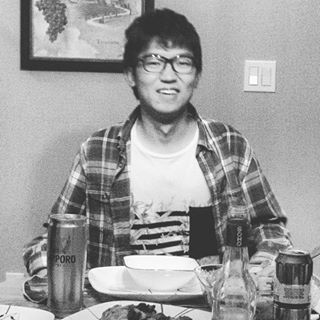
#> input picture csc420/img/dp2.jpg, 320 x 320 px, found by its file name
$ jupyter execute --allow-errors Assignment1.ipynb   (shell and % lines are left out)
#> lines starting #> are read from the running program, lines starting #| are printed output that depends on the picture; long printed decimals are rounded
<a href="https://colab.research.google.com/github/Waye/CSC420-CourseWork-fall2019/blob/master/Assignment1.ipynb" target="_parent"></a>

[cell 1]
# Load the Drive helper and mount
from google.colab import drive

# This will prompt for authorization.
drive.mount('/content/drive')

Q1.

(a). Ignore the boundry effects, since n $\geq$ m, if n  are large enough, the size of boundry area does not really effect on running time. Regardless, $I$ has $O(n^2)$ patches.\
 For each patch, there will be $m^2$ multiplication and $m^2-1$ summation. So runtime is $n^2 \times (m^2 + m^2-1) = O(n^2m^2)$ \

(b).Same rule applies here from (a), there are $n^2$ patches. And we know if $h$
is separable then function $I*h=I*(g*J)$ where $I$ has size $ n \times n$, $h$ has size $m\times m$, $g$ has size $m \times 1$, $J$ has size $1 \times m$. And by associate rule of matrix,
$I*(g*J)=(I*g)*J$, since there are $n^2$ patches in $I$, $I*g$ takes $O(n^2m)$.
And still there are $n^2$ in $I*g$, so $(I*g)*J$ also takes $O(n^2m)$. Totally, runtime is $2 \times n^2m=O(n^2m)$

Q2.

1.  **Apply Gaussian filter to smooth the image in order to remove the noise:** Since all edge detection results are easily affected by image noise, it is essential to filter out the noise to prevent false detection caused by noise. To smooth the image, a Gaussian filter is applied to convolve with the image. This step will slightly smooth the image to reduce the effects of obvious noise on the edge detector.
2. **Find the intensity gradients of the image:** An edge in an image may point in a variety of directions, so the Canny algorithm uses four filters to detect horizontal, vertical and diagonal edges in the blurred image.  Edges are areas of rapid intensity change, and thus they appear as extrema in these derivatives. The edge detection operator (such as Roberts, Prewitt, or Sobel) returns a value for the first derivative in the horizontal direction ($I_{x}$) and the vertical direction ($I_{y}$). From this the edge gradient and direction can be determined:\
Gradient $\nabla I= \sqrt{I_{x}^2+I_{y}^2}$\
Orientation $\theta = arctan(\frac{I_{x}}{I_{y}})$\

3. **Reduce the width of the edge:**At this point, the detected edges are probably fairly thick (i.e. many pixels wide). In order to produce clearly defined (one-pixel thick) edges, the algorithm must
reduce the width of the detected edges. To accomplish this, non-maxima suppression is used - essentially, only the most intense edge pixels in a
neighbourhood are kept. The gradients and orientations calculated in the previous step are used to accomplish this. If a pixel is a local maximum along its
gradient's orientation.
4. **Apply double threshold to determine potential edges:**After application of Reducing the width of the edge, remaining edge pixels provide a more accurate representation of real edges in an image. However, some edge pixels remain that are caused by noise and color variation. In order to account for these spurious responses, it is essential to filter out edge pixels with a weak gradient value and preserve edge pixels with a high gradient value. This is accomplished by selecting high and low threshold values. If an edge pixel’s gradient value is higher than the high threshold value, it is marked as a strong edge pixel. If an edge pixel’s gradient value is smaller than the high threshold value and larger than the low threshold value, it is marked as a weak edge pixel. If an edge pixel's value is smaller than the low threshold value, it will be suppressed. The two threshold values are empirically determined and their definition will depend on the content of a given input image.
5. **Track edge by hysteresis: Finalize the detection of edges by suppressing all the other edges that are weak and not connected to strong edges:**So far, the strong edge pixels should certainly be involved in the final edge image, as they are extracted from the true edges in the image. However, there will be some debate on the weak edge pixels, as these pixels can either be extracted from the true edge, or the noise/color variations. To achieve an accurate result, the weak edges caused by the latter reasons should be removed. Usually a weak edge pixel caused from true edges will be connected to a strong edge pixel while noise responses are unconnected. To track the edge connection, blob analysis is applied by looking at a weak edge pixel and its 8-connected neighborhood pixels. As long as there is one strong edge pixel that is involved in the blob, that weak edge point can be identified as one that should be preserved.

Q3. Since edge are the small areas in the graph that rapidly change, as we know the function of Laplacian of Gaussians is also used to find Edge by detecting zero-crossings. It shows that zero-crossings of the Laplacian is the result from both second-order derivatives being zero which means there is a extrema in first derivative. And edge exsits at that rapid change.

Q4.

[cell 2]
#(a).


from scipy import signal
import matplotlib.pyplot as plt
import cv2
import numpy as np
from PIL import Image,ImageFilter
from skimage import util

# So I don't have to type out quotes
valid, same, full = "valid", "same", "full"

def imageTransfer(ImagePath):
  img = Image.open(ImagePath)
  imgArray = np.array(img)

  if img.getbands() == ('L',):
    gray=imgArray
  else:
    r, g, b = imgArray[:,:,0], imgArray[:,:,1], imgArray[:,:,2]
    gray = 0.2989 * r + 0.5870 * g + 0.1140 * b
  return gray

# [28 lines left out: functions padArray, MyCorrelation, not called in this run]


# example
#> (the rest of this cell did not finish here and is left out)

f = np.ones([3,3])/17
output= MyCorrelation(imgArray,f,valid)
print("Correlation-- After effect ""size of image:",output.shape,"mode: ", valid)
plt.figure(figsize=(10,5))
plt.imshow(output, cmap="gray")

[cell 3]
#(b).
# [21 lines left out: function MyConvolution, not called in this run]


#> (the rest of this cell did not finish here and is left out)

f = np.ones([3,3])/17
output=MyConvolution(imgArray,f,full)
print("Convolution-- After effect ""size of image:",output.shape,"mode: ", full)
plt.figure(figsize=(10,5))
plt.imshow(output, cmap="gray")

[cell 4]
#(c).
dpArray = imageTransfer('/content/drive/My Drive/image/dp2.jpg')
#> call 3 of imageTransfer, with ImagePath = '/content/drive/My Drive/image/dp2.jpg'
#> in imageTransfer, img is the input picture: PIL image 320x320 RGB; min 24, max 255, mean 156.6
#> (the rest of this cell did not finish here and is left out)



face = dpArray * mask2
background = dpArray * util.invert(mask2)

gaussian_filter = np.array([[1,2,1],[2,4,2],[1,2,1]])/16

blur_background= MyConvolution(background,gaussian_filter,same)
images3=[dpArray,mask2,face+blur_background]


print("By gaussian filter you still observe that the background becomes smoothy and a litte blur")
plt.figure(figsize=(20,10))
columns = 3
for i, image in enumerate(images3):
    plt.subplot(len(images3) / columns + 1, columns, i + 1)
    plt.imshow(image,cmap="gray")

I manually segmenet out the foreground mask. And use it to segmennt out background and foreground/face. Then I use same mode and gaussian filter to blur background. Since mask and image has same pixel size. For the purpose, I choose same mode. Gaussian filter is a matrix I got from lecture note, from class we know it can blur image.

Q5.

(a).A separable filter in image processing can be written as product of two more simple filters. Typically a 2-dimensional convolution operation is separated into two 1-dimensional filters. This reduces the cost of computing the operator.

[cell 5]
# (b).
from scipy import signal
import matplotlib.pyplot as plt
import cv2
import numpy as np
from PIL import Image,ImageFilter
from skimage import util

def isSeparableFilter(f):
  if np.linalg.matrix_rank(f) > 1:
    return False
  else:
    u, s, v = np.linalg.svd(f)
    # since u is a column vector
    vertical_line=np.sqrt(s[0])*u[:,0]
    horizontal_line=np.sqrt(s[0])*v[0]
    print("vertical_line:",vertical_line)
    print("horizontal_line:",horizontal_line)
    return True

# example
f1=np.array([[-1,0,1],[-2,0,2],[-1,0,1]])/8
#> f1 = [[-0.125, 0, 0.125], [-0.25, 0, 0.25], [-0.125, 0, 0.125]]
print(isSeparableFilter(f1))
#> in isSeparableFilter, `u, s, v = np.linalg.svd(f)`: u = [[-0.408, 0.913, -4.16e-17], [-0.816, -0.365, -0.447], [-0.408, -0.183, 0.894]]; s = [0.433, 5.43e-17, 0]; v = [[0.707, 0, -0.707], [0.707, 0, 0.707], [0, 1, 0]]
#> in isSeparableFilter, `vertical_line=np.sqrt(s[0])*u[:,0]`: vertical_line = [-0.269, -0.537, -0.269]
#> in isSeparableFilter, `horizontal_line=np.sqrt(s[0])*v[0]`: horizontal_line = [0.465, 0, -0.465]
#| vertical_line: [-0.2686 -0.5373 -0.2686]
#| horizontal_line: [ 0.4653  0.         -0.4653]
#| True

f2=np.array([[11,13],[24,113]])
print(isSeparableFilter(f2))

Q6.

[cell 6]
#(a).
# uniformly distributed random noise
# range[0,1]
# range of noise[-0.05,0.05]
# input a grayscale image I , the magnitude of random noises m
def AddRandNoise(I,m=0.05):
  I=I/255
  noise=np.random.uniform(-0.05,0.05,I.shape)
  I+=noise
  I=np.clip(I,0,1)
  return I

# example
imgArray = imageTransfer('/content/drive/My Drive/image/gray.jpg')
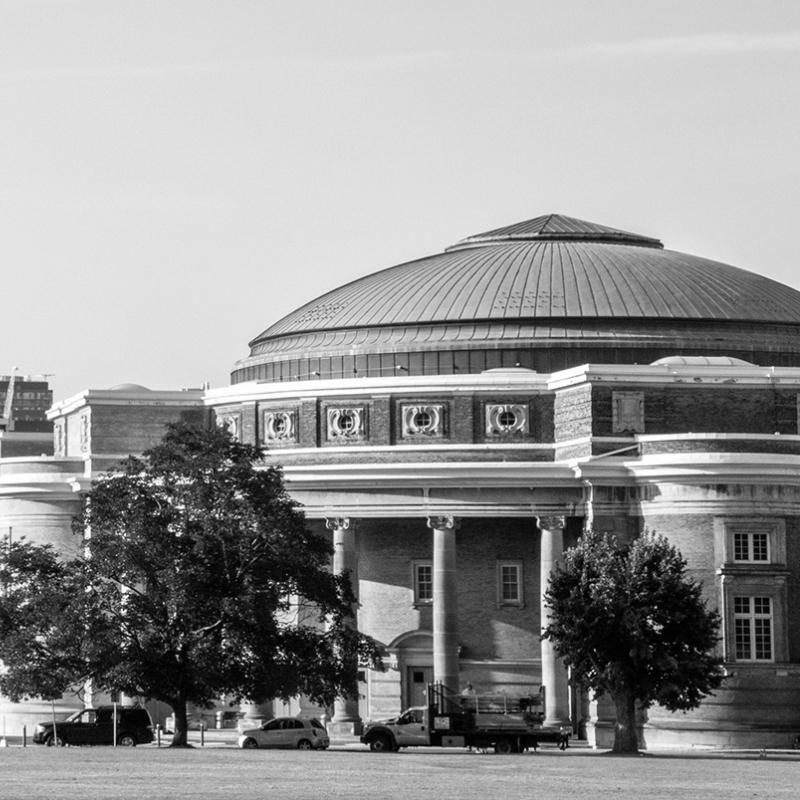
#> input picture csc420/img/gray.jpg, 800 x 800 px, found by its file name
#> in imageTransfer, img is the input picture: PIL image 800x800 L; min 0, max 255, mean 149.1

images=[imgArray,AddRandNoise(imgArray)]
print("left : oringinal one, right: noisy one")
plt.figure(figsize=(20,10))
columns = 2
for i, image in enumerate(images):
    plt.subplot(len(images) / columns + 1, columns, i + 1)
    plt.imshow(image,cmap="gray")
#> this loop made 2 passes
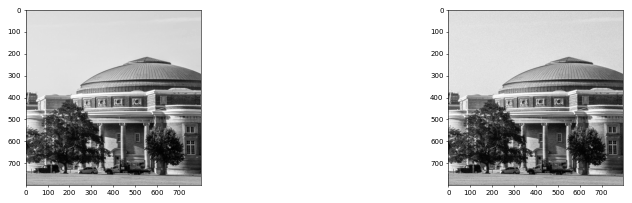
#> figure drawn by matplotlib, 2 panels

#> (a cell that did not finish here is left out)

Reason for guassian blur:\
Background: since the uniform noise causes quantizing the pixels of image to a number of distinct level. The gray level values of the noise are evenly distributed across a specific range.\
Conclusion:\
During gaussian blur proccessing,each pixel's new value is set to a weighted average of that pixel's neighborhood. The original pixel's value receives the heaviest weight (having the highest Gaussian value) and neighboring pixels receive smaller weights as their distance to the original pixel increases. This results in a blur that preserves boundaries and edges better than other.

[cell 8]
# (c).
# Set the density salt-and-pepper noises to 0.05 (5% of pixels affected)
def AddSaltAndPepperNoise(I,d=0.05):
  I=I.copy()
  good=np.random.random(I.shape)>1-d
  I[good]=np.random.randint(0,1,I.shape)[good]*255
  return I

# example
orgArray = imageTransfer('/content/drive/My Drive/image/gray.jpg')

images1=[orgArray,AddSaltAndPepperNoise(orgArray)]
print("left : oringinal one, right: noisy one")
plt.figure(figsize=(20,10))
columns = 2
for i, image in enumerate(images1):
    plt.subplot(len(images1) / columns + 1, columns, i + 1)
    plt.imshow(image,cmap="gray")

[cell 9]
#(d)
from scipy import ndimage
orgArray = imageTransfer('/content/drive/My Drive/image/gray.jpg')
badArray = AddSaltAndPepperNoise(orgArray)
#> call 2 of AddSaltAndPepperNoise, with d = 0.05
#> in AddSaltAndPepperNoise (call 2), `I[good]=np.random.randint(0,1,I.shape)[good]*255`:
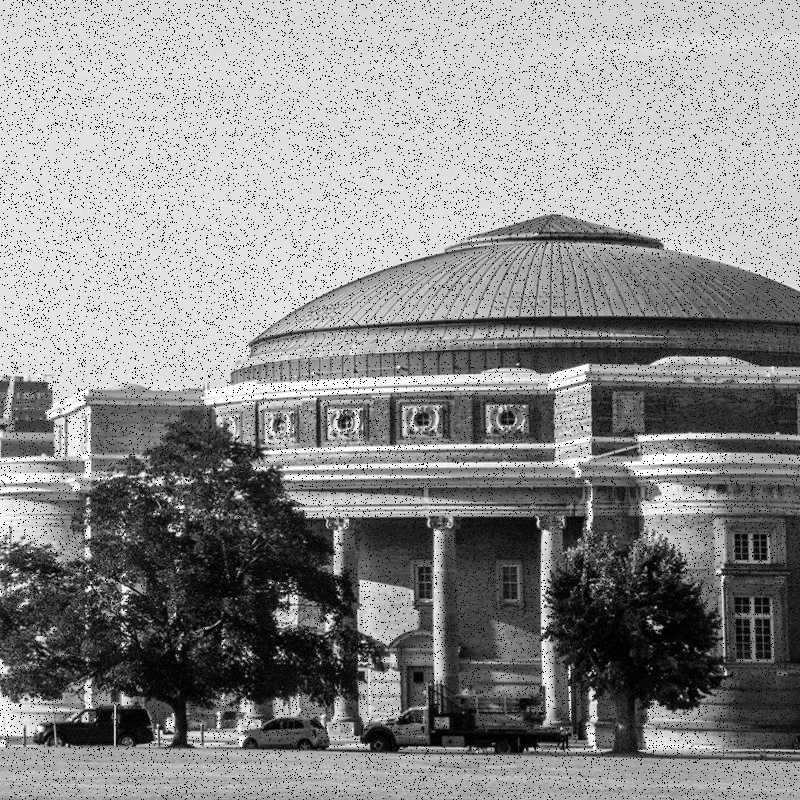
#> I: shape (800, 800); min 0, max 255, mean 141.6
